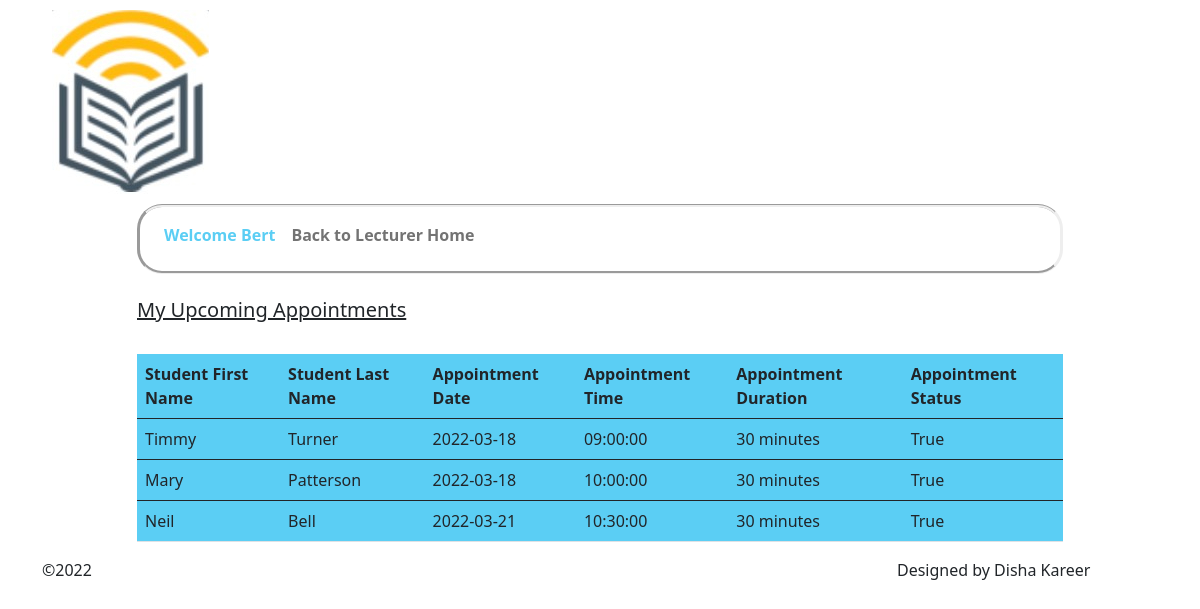
The app's page /secure/lecturerupcomingappointments.php (signed in) with its own data.
### tables this page shows
CREATE TABLE `student_details` (
  `student_id` int(11) NOT NULL,
  `student_first_name` varchar(100) NOT NULL,
  `student_last_name` varchar(100) NOT NULL,
  `student_username` varchar(20) NOT NULL,
  `student_password` varchar(255) NOT NULL,
  `student_email_address` varchar(200) NOT NULL,
  `student_contact_number` varchar(11) NOT NULL
);

CREATE TABLE `lecturer_schedule` (
  `schedule_id` int(11) NOT NULL,
  `lecturer_id` int(11) NOT NULL,
  `appointment_date` date NOT NULL,
  `appointment_time` time NOT NULL,
  `duration` varchar(10) NOT NULL,
  `booked_notbooked` varchar(255) NOT NULL
);

### secure/lecturerupcomingappointments.php (the view, shortened to what this page needs)
<?php
    include ("../conn/dbconnection.php");
?>
<?php
  $lecturerid = $_SESSION['lecturer_id'];
  $Booked = "True";
  $readquery = "SELECT student_details.student_first_name, student_details.student_last_name, lecturer_schedule.lecturer_id, lecturer_schedule.appointment_date, lecturer_schedule.appointment_time, lecturer_schedule.duration, lecturer_schedule.booked_notbooked
  FROM student_details
  INNER JOIN appointment_bookings
  ON student_details.student_id = appointment_bookings.student_id
  INNER JOIN lecturer_schedule
  ON lecturer_schedule.schedule_id = appointment_bookings.schedule_id
  WHERE lecturer_schedule.lecturer_id = $lecturerid AND lecturer_schedule.booked_notbooked = '$Booked'";
  $result = $mydb -> query($readquery);
?>
<!doctype html>
<html lang = "en">
  <head>
    <link href="https://cdn.jsdelivr.net/npm/bootstrap@5.0.2/dist/css/bootstrap.min.css" rel="stylesheet">
  </head>
  <body>
    <div class="container">
      <div class="row">
        <div class = "col-md-3"><img src="../img/logo.jpg"/></div>
        <div class = "col-md-7"></div>
        <div class = "col-md-2"></div>
      </div>
      <div class = "row">
        <div class = "col-md-1"></div>
          <div class = "col-md-10">
            <nav class="navbar navbar-expand-sm navbar-light">
              <div class="collapse navbar-collapse" id="navbarText">
                <ul class="navbar-nav me-auto mb-2 mb-mb-0">
                    <li class = "nav-item">
                  <a style="text-decoration:none; color:#5BCEF4;" class="nav-link active" aria-current="page" href=""><?php echo "Welcome " .$_SESSION['lecturer_first_name']?></a>
                  </li>
                  <li class="nav-item">
                    <a class ="nav-link" href="lecturerhome.php">Back to Lecturer Home</a>
                  </li>
                </ul>
              </div>
            </nav>
          </div>
          <div class = "col-md-1"></div>
      </div>
      <div class = "row">
        <div class = "col-md-1"></div>
          <div class = "col-md-6"><br><h5 style="text-decoration:underline;">My Upcoming Appointments</h5><br></div>
            <div class = "col-md-5"> <br><br>
              <div class="row">
            </div>
          </div>
      </div>
        <div class = "row">
          <div class = "col-md-1"></div>
          <div class = "col-md-10">
              <table style="background-color:#5BCEF4;" class="table">
                <thead>
                    <tr>
                      <div class = "row">
                        <th scope="col">Student First Name</th>
                        <th scope="col">Student Last Name</th>
                        <th scope="col">Appointment Date</th>
                        <th scope="col">Appointment Time</th>
                        <th scope="col">Appointment Duration</th>
                        <th scope="col">Appointment Status</th>
                      </div>
                    <?php
                      while ($row = $result->fetch_assoc()){
                        $student_first_name = $row["student_first_name"];
                        $student_last_name = $row["student_last_name"];
                        $appointment_date = $row["appointment_date"];
                        $appointment_time = $row["appointment_time"];
                        $duration = $row["duration"];
                        $appointment_booked_notbooked = $row["booked_notbooked"];
                      echo"
                        <tbody>
                        <tr>
                        <div class = 'row'>
                            <td>$student_first_name</td>
                            <td>$student_last_name</td>
                            <td>$appointment_date</td>
                            <td>$appointment_time</td>
                            <td>$duration</td>
                            <td>$appointment_booked_notbooked</td>
                        </div>
                        </tr>
                        </tbody>
                    ";
                    }
                    ?>
                    </tr>
                  </thead>
            </table>
          </div>
        </div>
        <div class="row">
          <div class="col-md-9">&copy;2022</div>
          <div class="col-md-3">Designed by Disha Kareer</div>
        </div>
    </div>
  </body>
</html>

### secure/lecturerupcomingappointments.php (style rules this page uses)
img { padding: 10px; }
nav { border-style: groove inset; border-radius: 25px; }
nav li { font-weight: bold; }

### records on screen
student_details: student_first_name "Timmy", student_last_name "Turner", lecturer_schedule.appointment_date "2022-03-18", lecturer_schedule.appointment_time "09:00:00", lecturer_schedule.duration "30 minutes", lecturer_schedule.booked_notbooked "True"
student_details: student_first_name "Mary", student_last_name "Patterson", lecturer_schedule.appointment_date "2022-03-18", lecturer_schedule.appointment_time "10:00:00", lecturer_schedule.duration "30 minutes", lecturer_schedule.booked_notbooked "True"
student_details: student_first_name "Neil", student_last_name "Bell", lecturer_schedule.appointment_date "2022-03-21", lecturer_schedule.appointment_time "10:30:00", lecturer_schedule.duration "30 minutes", lecturer_schedule.booked_notbooked "True"

### other values on screen
$_SESSION['lecturer_first_name'] "Bert"
